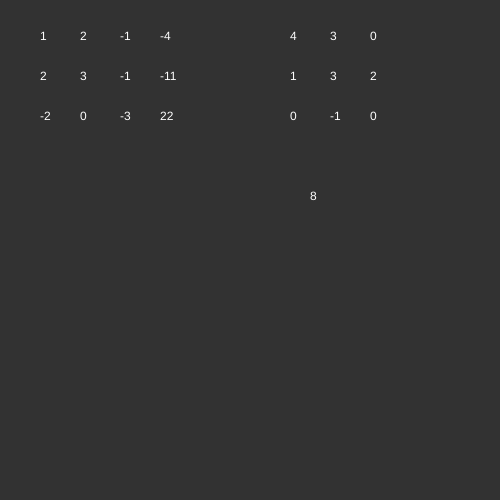
Frame 1 (no input)
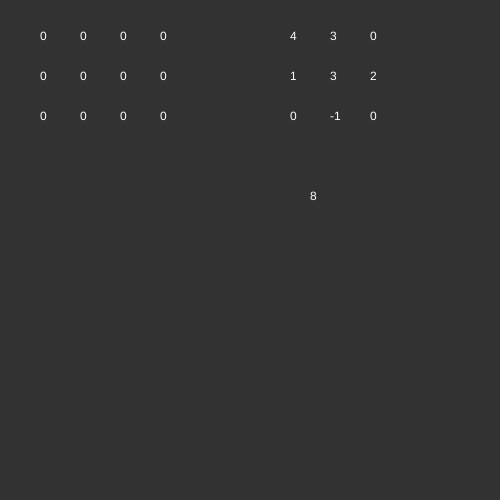
Frame 60 (no input)
Frame 120 (the mouse pressed at the canvas centre since frame 60): identical to frame 60, image omitted

The p5.js sketch that drew these frames (run headless with seeded random() and noise() and a simulated clock; from frame 60 on, the mouse is pressed at the canvas centre):

// p5.js sketch
// ── sketch.js
let A, B;
let matrixA = [[ 1, 2, -1, -4],
  		       [ 2, 3, -1,-11],
 			   [-2, 0, -3, 22]];

let matrixB = [[4, 3, 0],
			   [1, 3, 2],
			   [0, -1, 0]];


let doonce = true; // flag pra parar o código

function setup() {
 createCanvas(500, 500);

A = new Matrix(matrixA);
B = new Matrix(matrixB);
}

function draw() {
  background(50);
  fill(255);
  A.drawMatrix(0);
  B.drawMatrix(width / 2);
  if(doonce){
  	let result = [];
  	result = A.echelonForm();
  	console.table(result.elements);
  	doonce = false;
  }
}



class Matrix{
	constructor(m){
		let elements = []; // precisa ser iniciado como array antes de receber um array
		this.elements = m;
		this.c = this.elements[0].length;
		this.r = this.elements.length;
		
		this.isSquare = (this.c == this.r);
		if(this.isSquare){
			this.det = this.determinant(this.elements);
			this.tr = this.trace();
		}
	}

	drawMatrix(x){
		let cellSize = 40;
		let margin = 40;
		for(let i = 0; i < this.r; i++){
			for( let j = 0; j < this.c; j++){
				text(this.elements[i][j], cellSize * (j) + x + margin, cellSize * (i) + margin);
			}
		}
		if(!this.isSquare) return;
		text(this.det, this.c/2 * cellSize + x, 200);
	}

	multiply(m){
		if(this.c != m.r) {
			console.log("número de colunas de A deve ser igual ao de linhas de B");
			return null; // colunas(c) de A devem ter a mesma dimensão de linhas(r) de B
		}
		let result = [];
		for(let i = 0; i < this.r; i++){
			let row = [];
			result.push(row);
			for(let j = 0; j < m.c; j++){
				let sum = 0;
				for(let a = 0; a < this.c; a++){
					sum += this.elements[i][a] * m.elements[a][j];
				}
				result[i][j] = sum;
			}
		}
		let productM = new Matrix(result);
		return productM;
	}

	determinant(m){ // recebe elements
		let det = 0;
		if(m.length <= 2){
			// let det = 0;
			det = m[0][0] * m [1][1] - m[0][1] * m[1][0];
			
		}
		else {
			// let det = 0;
			let coeficients = []; // encontra os coefs...
			coeficients = m[0]; // na primeira linha da matriz

			for(let c = 0; c < coeficients.length; c++){
				let reducedMatrix = [];

				for(let i = 1; i < m.length; i++){ // ignora a linha do coeficiente
					let row = [];

					for(let j = 0; j < m.length; j++){
						if(j == c) continue; // ignora a coluna do coeficiente
						row.push(m[i][j]); // recolhe elementos para a matriz reduzida, linha por linha
					}
					reducedMatrix.push(row); // recolhe as linhas da matriz reduzida
				}
				let signal = 1;
				if(c & 1) signal = -1;
				det += coeficients[c] * this.determinant(reducedMatrix) * signal;
			}
		}
		return det;
	}

	trace(){
		let sum = 0;
		for(let i = 0; i < this.r; i++){
			sum += this.elements[i][i];
		}
		return sum;
	}

	escalarMult(a){
		let result = [];
		for(let i = 0; i < this.r; i++){
			let row =[];
			for(let j = 0; j < this.c; j++){
				row.push(this.elements[i][j] * a);
			}
			result.push(row);
		}
		let aEscalarM = new Matrix(result);
		return aEscalarM;
	}

	addMatrix(M){
		if(M.r != this.r || M.c != this.c){
			console.log("dimensões diferentes");
			return null;
		}

		let result = [];
		for(let i = 0; i < this.r; i++){
			let row = [];
			for(let j = 0; j < this.c; j++){
				row[j] = this.elements[i][j] + M.elements[i][j];
			}
			result.push(row);
		}
		let R = new Matrix(result);
		return R;
	}

	transpose(){
		let result = [];
		for(let i = 0; i < this.r; i++){
			let col = [];
			for(let j = 0; j < this.c; j++){
				col[j] = this.elements[j][i];
			}
			result.push(col);
		}
		let aTransp = new Matrix(result);
		return aTransp;
	}

	// echelonForm(){
	// 	let M = [...this.elements]; // clonning is caring
	// 	let echelon = 0;
	// 	// encontrar pivô
	// 	for(let j = 0; j < this.c; j++){
	// 		for(let i = 0 + echelon; i < this.r; i++){
	// 			if(M[i][j] != 0){
	// 				//verificar se está no topo da matriz
	// 				if(i != echelon){
	// 					swapRows(M, echelon, i);
	// 					echelon++;
	// 				}
	// 			}
	// 		}
	// 	}

	// 	let result = new Matrix(M);
	// 	return result;
	// }

	echelonForm(){
		let M = [...this.elements]; // clone
		let lead = 0; //lead := 0

    //rowCount := the number of rows in M
    //columnCount := the number of columns in M
    	for(let i = 0; i < this.r; i++){ //for 0 ≤ r < rowCount do
    		console.table(M);

    		if(this.c <= lead) return; //if columnCount ≤ lead then stop
    		let r = i; //i = r

    		while(M[r][lead] == 0){ //while M[i, lead] = 0 do
    			r++; //i = i + 1

    			if(this.r == r){ // if rowCount = i then
    				r = i; // i = r
    				lead++; // lead = lead + 1

    				if(this.c == lead) return; //if columnCount = lead then stop
    			}
    		}
    		swapRows(M, r, i); //  Swap rows i and r

    		if(M[i][lead] != 0){ //If M[r, lead] is not 0
    			multiplyRow(M[i], 1/M[i][lead]); // divide row r by M[r, lead]
    		}	

    		for(let h = 0; h < this.r; h++){ //for 0 ≤ i < rowCount do
    			if(h == i) continue;
    			let val = M[r][lead];
    			addRows(M[r], M[i], 1, -val);  			
    		}
    		lead++; //lead = lead + 1
    	}
    	let result = new Matrix(M);
    	return result;
    }
      
}

function swapCols(M, c1, c2){
	
}

function swapRows(M, r1, r2){
	let rowAux = [];
	rowAux = M[r1];
	M[r1] = M[r2];
	M[r2] = rowAux;
}

function multiplyRow(V, scalar){
	for(let i = 0; i < V.length; i++){
		V[i] *= scalar;
	}
}

function addRows(V, R, scalarV, scalarR){
	for(let i = 0; i < V.length; i++){
		V[i] = V[i] * scalarV + R[i] * scalarR;
	}
}

function createRandomMatrix(n, m, minV, maxV){
	let M = [];
	for(let i = 0; i < n; i++){
		let row = [];
		for(let j = 0; j < m; j++){
			row.push(round(random() * (maxV - minV) + minV));
		}
		M.push(row);
	}
	let result = new Matrix(M);
	return result;
}

function createIdentityMatrix(n){
	let M = [];
	for(let i = 0; i < n; i++){
		let row = [];
		for(let j = 0; j < n; j++){
			if(i == j) row.push(1);
			else row.push(0);
		}
		M.push(row);
	}
	let result = new Matrix(M);
	return result;
}
